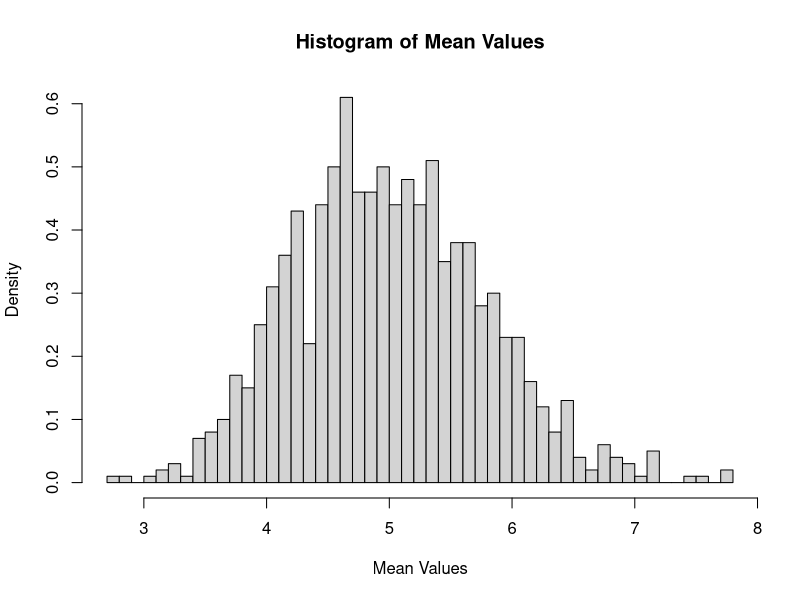
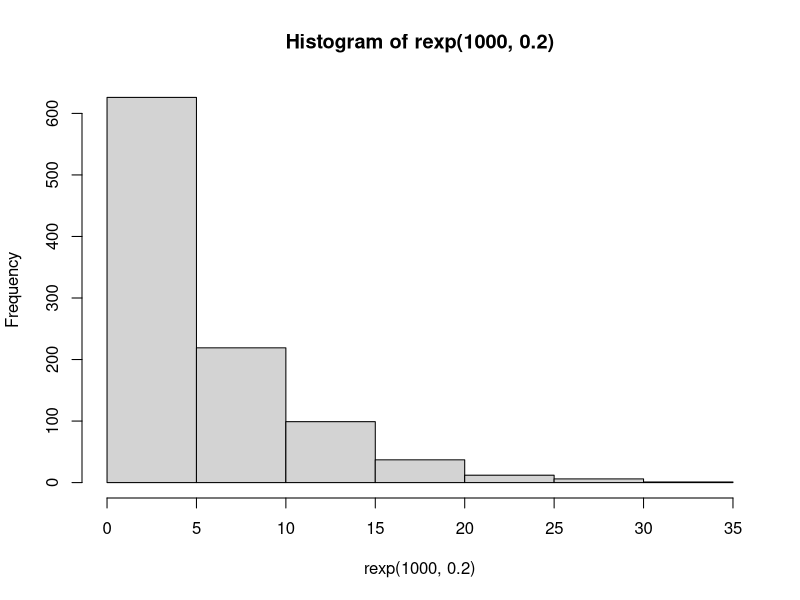
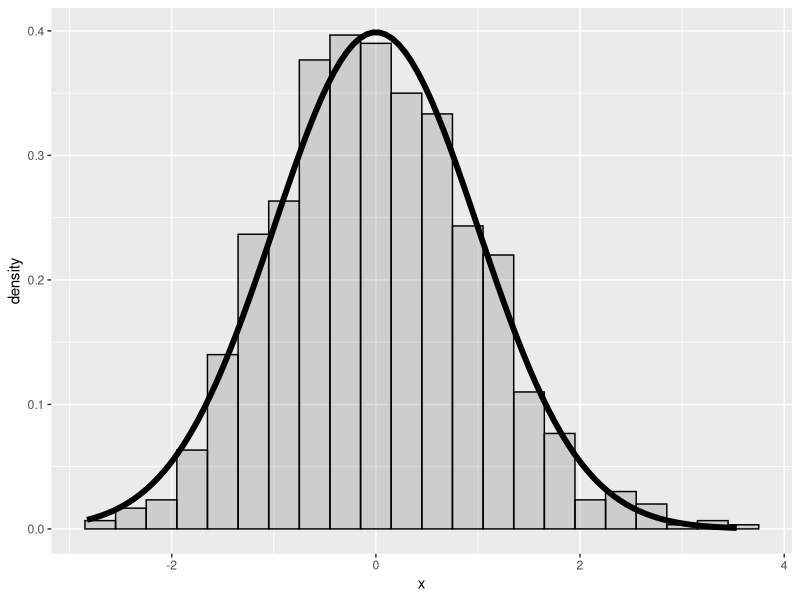
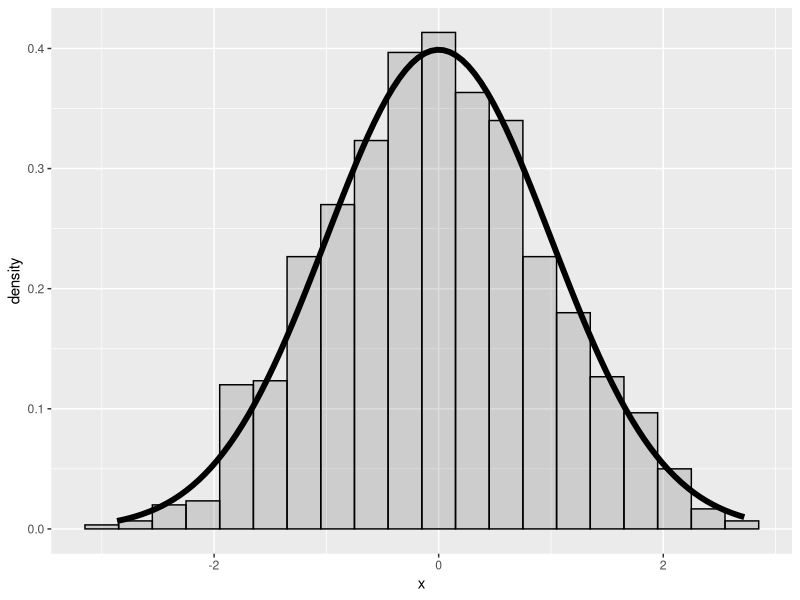

Reproduce these figures in R, in order.
## ---- chunk 1
nosim = 1000; n = 40; lambda = 0.2; mean_values = NULL
for(i in 1:nosim) mean_values = c(mean_values, mean(rexp(n,lambda)))
hist(mean_values, breaks = 40, main = "Histogram of Mean Values", xlab = "Mean Values", prob=TRUE) 
## ---- chunk 2
mean(mean_values)
## ---- chunk 3
var(mean_values)
## ---- chunk 4
hist(rexp(1000,0.2))
## ---- chunk 5
library(ggplot2)
normal_mean_values = NULL
for (i in 1:length(mean_values)) normal_mean_values[i] <- sqrt(40) * (mean_values[i]-5)/5
dat <- data.frame(x=normal_mean_values)
g <- ggplot(dat, aes(x = x)) + geom_histogram(alpha = .20, binwidth=.3, colour = "black", aes(y = ..density..)) 
g <- g + stat_function(fun = dnorm, size = 2)
g
## ---- chunk 6
library(ggplot2)
new_mean = NULL
nosim = 1000; n = 200; lambda = 0.2
for (i in 1:nosim) new_mean = c(new_mean, mean(rexp(n,lambda)))
mean(new_mean)
var(new_mean)
normal_mean_values = NULL
for (i in 1:length(new_mean)) normal_mean_values[i] <- (new_mean[i]-5)/(5/sqrt(n))
dat <- data.frame(x=normal_mean_values)
g <- ggplot(dat, aes(x = x)) + geom_histogram(alpha = .20, binwidth=.3, colour = "black", aes(y = ..density..)) 
g <- g + stat_function(fun = dnorm, size = 2)
g
